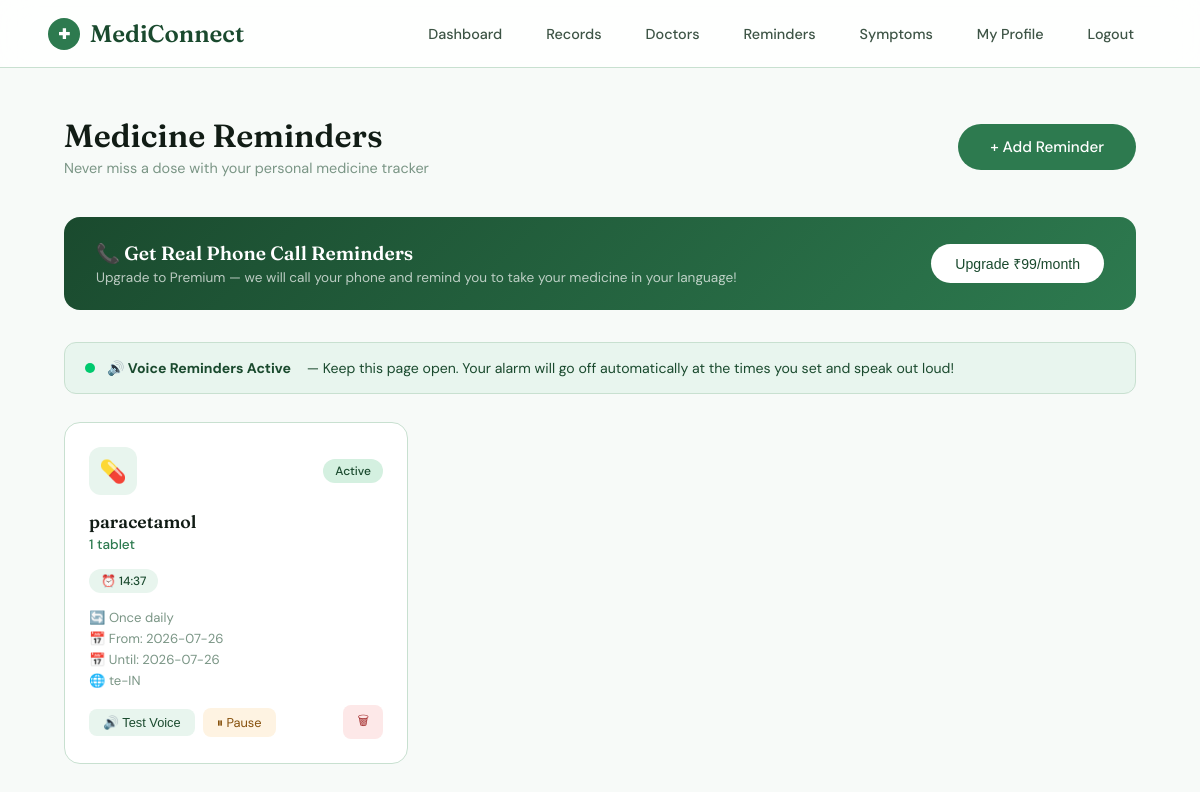
The page /reminders (signed in) on the database its author committed.
### app.py (models this page shows)
class MedicineReminder(db.Model):
    id = db.Column(db.Integer, primary_key=True)
    user_id = db.Column(db.Integer, db.ForeignKey("user.id"), nullable=False)
    medicine_name = db.Column(db.String(200), nullable=False)
    dosage = db.Column(db.String(100), nullable=False)
    frequency = db.Column(db.String(100), nullable=False)
    reminder_times = db.Column(db.String(500), nullable=False)
    language = db.Column(db.String(20), default="te-IN")
    start_date = db.Column(db.String(50), nullable=False)
    end_date = db.Column(db.String(50))
    notes = db.Column(db.Text)
    is_active = db.Column(db.Boolean, default=True)
    created_at = db.Column(db.DateTime, default=datetime.utcnow)

### app.py (the view)
@app.route("/reminders")
def reminders():
    logged_in = "user_id" in session and session.get("role") == "patient"
    all_reminders = []
    if logged_in:
        all_reminders = (MedicineReminder.query
                         .filter_by(user_id=session["user_id"])
                         .order_by(MedicineReminder.created_at.desc())
                         .all())
    return render_template("reminders.html", reminders=all_reminders, logged_in=logged_in)

### templates/reminders.html (shortened to what this page needs)
{% extends "base.html" %}
{% block content %}
<div class="reminders-page">
  <div class="page-header">
    <div>
      <h1>Medicine Reminders</h1>
      <p>Never miss a dose with your personal medicine tracker</p>
    </div>
    {% if logged_in %}
      <a href="/reminders/add" class="btn btn-primary">+ Add Reminder</a>
    {% else %}
      <a href="/login" class="btn btn-outline">Login to view reminders</a>
    {% endif %}
  </div>
  {% if logged_in %}
    <div class="premium-banner">
      <div>
        <h3>📞 Get Real Phone Call Reminders</h3>
        <p>Upgrade to Premium — we will call your phone and remind you to take your medicine in your language!</p>
      </div>
      <button class="btn-premium" onclick="showPremiumPopup()">Upgrade ₹99/month</button>
    </div>
    <div class="voice-status">
      <div class="voice-dot"></div>
      <strong>🔊 Voice Reminders Active</strong> &nbsp;— Keep this page open. Your alarm will go off automatically at the times you set and speak out loud!
    </div>
    {% if reminders %}
      <div class="reminders-grid">
        {% for reminder in reminders %}
          <div class="reminder-card {% if not reminder.is_active %}inactive{% endif %}">
            <div class="reminder-top">
              <div class="medicine-icon">💊</div>
              <span class="active-badge {% if reminder.is_active %}active{% else %}inactive{% endif %}">
                {% if reminder.is_active %}Active{% else %}Paused{% endif %}
              </span>
            </div>
            <div class="medicine-name">{{ reminder.medicine_name }}</div>
            <div class="medicine-dosage">{{ reminder.dosage }}</div>
            <div class="reminder-times">
              {% for t in reminder.reminder_times.split(',') %}
                <span class="time-pill">⏰ {{ t.strip() }}</span>
              {% endfor %}
            </div>
            <div class="reminder-meta">
              <span>🔄 {{ reminder.frequency }}</span>
              <span>📅 From: {{ reminder.start_date }}</span>
              {% if reminder.end_date %}<span>📅 Until: {{ reminder.end_date }}</span>{% endif %}
              <span>🌐 {{ reminder.language }}</span>
            </div>
            <div class="reminder-footer">
              <button class="btn-speak" onclick="speakNow('{{ reminder.medicine_name }}', '{{ reminder.dosage }}', '{{ reminder.language }}')">🔊 Test Voice</button>
              {% if reminder.is_active %}
                <a href="/reminders/toggle/{{ reminder.id }}" class="btn-toggle-on">⏸ Pause</a>
              {% else %}
                <a href="/reminders/toggle/{{ reminder.id }}" class="btn-toggle-off">▶️ Resume</a>
              {% endif %}
              <a href="/reminders/delete/{{ reminder.id }}" class="btn-delete" onclick="return confirm('Delete this reminder?')">🗑</a>
            </div>
          </div>
        {% endfor %}
      </div>
    {% endif %}
  {% endif %}
</div>
{% endblock %}

### rows shown on the page
MedicineReminder: is_active "Active", medicine_name "paracetamol", dosage "1 tablet", strip "14:37", frequency "Once daily", start_date "2026-07-26", end_date "2026-07-26", language "te-IN"
